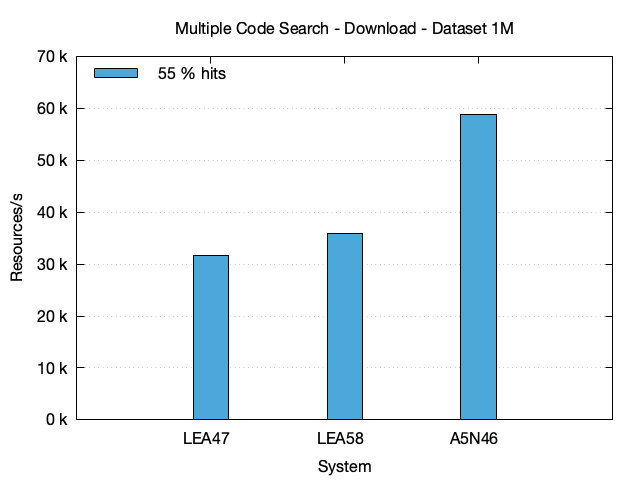

Recreate this plot in gnuplot.
# Set the terminal to PNG and specify the output file
set terminal pngcairo enhanced font 'Helvetica Neue,12'
set output 'multiple-code-search-download-1M.png'

# Set the data separator and skip the header
set datafile separator "|"
set style data histograms
set style histogram clustered
set style fill solid border -1
set boxwidth 0.8
set key left top reverse

# Define x-axis and y-axis labels
set title "Multiple Code Search - Download - Dataset 1M"
set xlabel 'System'
set ylabel 'Resources/s'
set format y "%.0f k"
set yrange [0:70]

# Define grid
set grid ytics

# Define line styles and colors for each code
set style line 1 lc rgb '#4DA8DA'

# Plot the data
plot 'multiple-code-search-download-1M.txt' using 7:xtic(3) ls 1 title '55 % hits'
